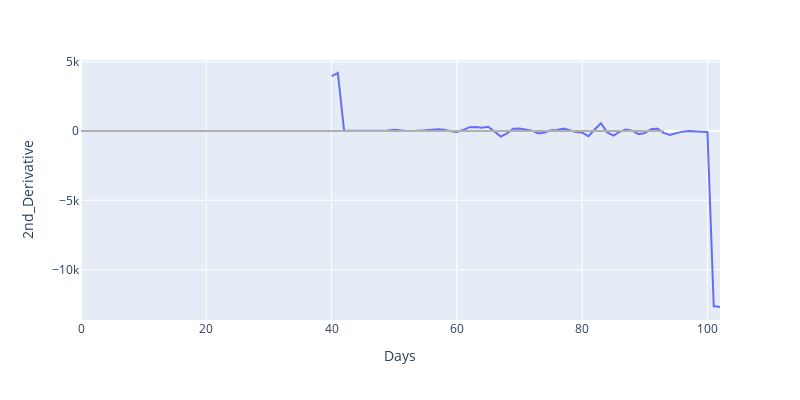

Source (notebook cell):
### Markdown cell above
#### Second Derivative

### Code cell
# Second Derivative
table['2nd_Derivative'] = np.gradient(np.gradient(table['Confirmed']))

# Plot results
df_country = table[table['Country']=='Belgium']

fig = px.line(df_country, x='Days', y='2nd_Derivative', width=800, height=400)
fig.add_shape(type= 'line', yref= 'y', y0= 0, y1= 0, xref= 'x', x0= 93, x1= 0,
              line=dict(color=lightGrey, width=2))
fig.show()

### Figure 1 — Plotly figure (JSON) as saved in the notebook; plotly's stock layout.template omitted (floating-point values rounded to 4 significant figures)
{"data": [{"hovertemplate": "Days=%{x}<br>2nd_Derivative=%{y}<extra></extra>", "legendgroup": "", "line": {"color": "#636efa", "dash": "solid"}, "mode": "lines", "name": "", "showlegend": false, "type": "scatter", "x": [40, 41, 42, 43, 44, 45, 46, 47, 48, 49, 50, 51, 52, 53, 54, 55, 56, 57, 58, 59, 60, 61, 62, 63, 64, 65, 66, 67, 68, 69, 70, 71, 72, 73, 74, 75, 76, 77, 78, 79, 80, 81, 82, 83, 84, 85, 86, 87, 88, 89, 90, 91, 92, 93, 94, 95, 96, 97, 98, 99, 100, 101, 102], "xaxis": "x", "y": [3959.0, 4182.0, 17.75, 20.5, 1.25, -12.25, -6, 1.25, -5, 42.5, 82, 20.5, -1.5, 7.5, 14.75, 48.75, 85.75, 117, 93.25, -23, -69, 66.5, 274.5, 288.2, 233.2, 301.2, -33.5, -403.2, -175, 158.5, 185.2, 127.5, 28.75, -175, -104.5, 51.5, 71.5, 168.8, 61.5, -71, -116, -377, 103.2, 554.5, -104.8, -329, -51.75, 106.5, 25.5, -223.5, -154.8, 124.5, 171.8, -140.8, -291.5, -160.2, -47.5, -3.75, 0.25, -46.75, -74.75, -12628, -12690.0], "yaxis": "y"}], "layout": {"height": 400, "legend": {"tracegroupgap": 0}, "margin": {"t": 60}, "shapes": [{"line": {"color": "#b0b0b0", "width": 2}, "type": "line", "x0": 93, "x1": 0, "xref": "x", "y0": 0, "y1": 0, "yref": "y"}], "width": 800, "xaxis": {"anchor": "y", "domain": [0, 1], "title": {"text": "Days"}}, "yaxis": {"anchor": "x", "domain": [0, 1], "title": {"text": "2nd_Derivative"}}}}
